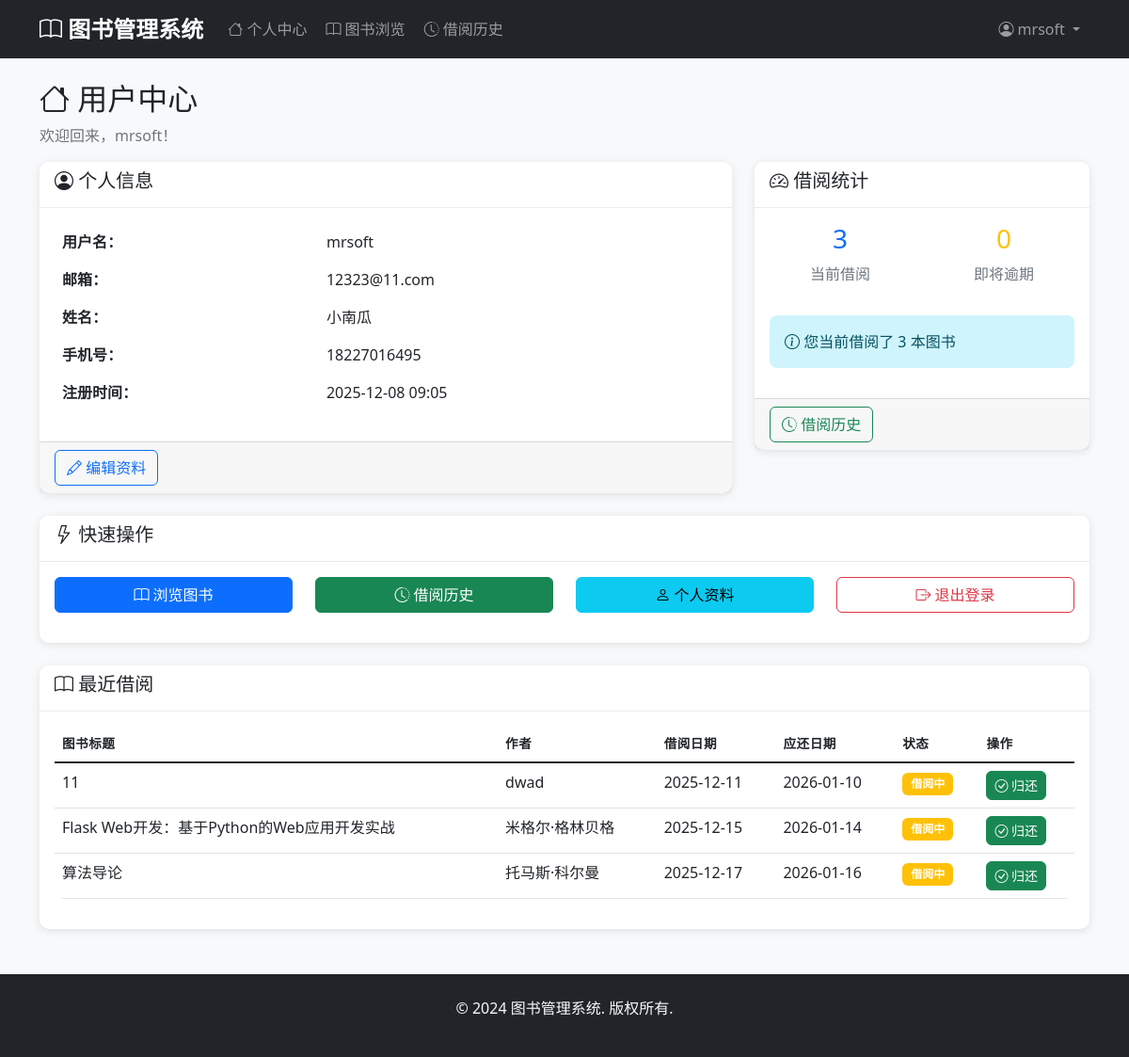
The app's page /user/dashboard (signed in) with its own data.
### models.py (models this page shows, shortened)
class User(db.Model, UserMixin):
    __tablename__ = 'users'
    id = db.Column(db.Integer, primary_key=True)
    username = db.Column(db.String(80), unique=True, nullable=False)
    email = db.Column(db.String(120), unique=True, nullable=False)
    password_hash = db.Column(db.String(128), nullable=False)
    full_name = db.Column(db.String(100), nullable=False)
    phone = db.Column(db.String(20))
    address = db.Column(db.Text)
    created_at = db.Column(db.DateTime, default=datetime.utcnow)
    borrow_records = db.relationship('BorrowRecord', backref='user', lazy=True)

class BorrowRecord(db.Model):
    __tablename__ = 'borrow_records'
    id = db.Column(db.Integer, primary_key=True)
    user_id = db.Column(db.Integer, db.ForeignKey('users.id'), nullable=False)
    book_id = db.Column(db.Integer, db.ForeignKey('books.id'), nullable=False)
    borrow_date = db.Column(db.DateTime, default=datetime.utcnow)
    due_date = db.Column(db.DateTime, nullable=False)
    return_date = db.Column(db.DateTime)
    status = db.Column(db.String(20), default='borrowed')  # borrowed, returned, overdue
    created_at = db.Column(db.DateTime, default=datetime.utcnow)
    def is_overdue(self):
        if self.return_date:
            return False
        return datetime.utcnow() > self.due_date

class Book(db.Model):
    __tablename__ = 'books'
    id = db.Column(db.Integer, primary_key=True)
    title = db.Column(db.String(200), nullable=False)
    author = db.Column(db.String(100), nullable=False)
    isbn = db.Column(db.String(20), unique=True, nullable=False)
    publisher = db.Column(db.String(100))
    publication_date = db.Column(db.Date)
    quantity = db.Column(db.Integer, default=1)
    available_quantity = db.Column(db.Integer, default=1)
    description = db.Column(db.Text)
    category_id = db.Column(db.Integer, db.ForeignKey('categories.id'), nullable=False)
    created_at = db.Column(db.DateTime, default=datetime.utcnow)
    updated_at = db.Column(db.DateTime, default=datetime.utcnow, onupdate=datetime.utcnow)
    borrow_records = db.relationship('BorrowRecord', backref='book', lazy=True)

### app.py (the view)
@app.route('/user/dashboard')
@login_required
def user_dashboard():
    if current_user.__class__.__name__ == 'Admin':
        flash('您是管理员，已跳转到管理员页面', 'info')
        return redirect(url_for('admin_dashboard'))
    user_borrows = BorrowRecord.query.filter_by(user_id=current_user.id, status='borrowed').limit(5).all()
    overdue_records = BorrowRecord.query.filter_by(user_id=current_user.id, status='borrowed').filter(BorrowRecord.due_date < datetime.utcnow()).count()
    total_borrows = BorrowRecord.query.filter_by(user_id=current_user.id, status='borrowed').count()
    return render_template('user/dashboard.html',
                         user_borrows=user_borrows,
                         overdue_count=overdue_records,
                         total_borrows=total_borrows)

### app.py (called while the page is built)
@login_manager.user_loader
def load_user(user_id):
    try:
        user_id = int(user_id)
        admin = Admin.query.get(user_id)
        if admin:
            return admin
        user = User.query.get(user_id)
        return user
    except (ValueError, TypeError):
        return None

### templates/user/dashboard.html (shortened to what this page needs)
{% extends "base.html" %}
{% block content %}
<div class="row">
    <div class="col-12">
        <h2><i class="bi bi-house"></i> 用户中心</h2>
        <p class="text-muted">欢迎回来，{{ current_user.username }}！</p>
    </div>
</div>
<div class="row mb-4">
    <div class="col-md-8">
        <div class="card">
            <div class="card-header">
                <h5><i class="bi bi-person-circle"></i> 个人信息</h5>
            </div>
            <div class="card-body">
                <table class="table table-borderless">
                    <tbody>
                        <tr>
                            <td><strong>用户名：</strong></td>
                            <td>{{ current_user.username }}</td>
                        </tr>
                        <tr>
                            <td><strong>邮箱：</strong></td>
                            <td>{{ current_user.email }}</td>
                        </tr>
                        {% if current_user.full_name %}
                        <tr>
                            <td><strong>姓名：</strong></td>
                            <td>{{ current_user.full_name }}</td>
                        </tr>
                        {% endif %}
                        {% if current_user.phone %}
                        <tr>
                            <td><strong>手机号：</strong></td>
                            <td>{{ current_user.phone }}</td>
                        </tr>
                        {% endif %}
                        <tr>
                            <td><strong>注册时间：</strong></td>
                            <td>{{ current_user.created_at.strftime('%Y-%m-%d %H:%M') }}</td>
                        </tr>
                    </tbody>
                </table>
            </div>
            <div class="card-footer">
                <a href="{{ url_for('user_profile') }}" class="btn btn-outline-primary">
                    <i class="bi bi-pencil"></i> 编辑资料
                </a>
            </div>
        </div>
    </div>
    <div class="col-md-4">
        <div class="card">
            <div class="card-header">
                <h5><i class="bi bi-speedometer2"></i> 借阅统计</h5>
            </div>
            <div class="card-body">
                <div class="row text-center">
                    <div class="col-md-6">
                        <h3 class="text-primary">{{ total_borrows }}</h3>
                        <p class="text-muted">当前借阅</p>
                    </div>
                    <div class="col-md-6">
                        <h3 class="text-warning">{{ overdue_count }}</h3>
                        <p class="text-muted">即将逾期</p>
                    </div>
                </div>
                {% if total_borrows > 0 %}
                <div class="alert alert-info mt-3">
                    <i class="bi bi-info-circle"></i>
                    您当前借阅了 {{ total_borrows }} 本图书
                </div>
                {% endif %}
            </div>
            <div class="card-footer">
                <a href="{{ url_for('borrow_history') }}" class="btn btn-outline-success">
                    <i class="bi bi-clock-history"></i> 借阅历史
                </a>
            </div>
        </div>
    </div>
</div>
<div class="row">
    <div class="col-12">
        <div class="card">
            <div class="card-header">
                <h5><i class="bi bi-lightning"></i> 快速操作</h5>
            </div>
            <div class="card-body">
                <div class="row">
                    <div class="col-md-3 mb-3">
                        <a href="{{ url_for('browse_books') }}" class="btn btn-primary w-100">
                            <i class="bi bi-book"></i> 浏览图书
                        </a>
                    </div>
                    <div class="col-md-3 mb-3">
                        <a href="{{ url_for('borrow_history') }}" class="btn btn-success w-100">
                            <i class="bi bi-clock-history"></i> 借阅历史
                        </a>
                    </div>
                    <div class="col-md-3 mb-3">
                        <a href="{{ url_for('user_profile') }}" class="btn btn-info w-100">
                            <i class="bi bi-person"></i> 个人资料
                        </a>
                    </div>
                    <div class="col-md-3 mb-3">
                        <a href="{{ url_for('logout') }}" class="btn btn-outline-danger w-100">
                            <i class="bi bi-box-arrow-right"></i> 退出登录
                        </a>
                    </div>
                </div>
            </div>
        </div>
    </div>
</div>
{% if user_borrows %}
<div class="row mt-4">
    <div class="col-12">
        <div class="card">
            <div class="card-header">
                <h5><i class="bi bi-book"></i> 最近借阅</h5>
            </div>
            <div class="card-body">
                <div class="table-responsive">
                    <table class="table table-hover">
                        <thead>
                            <tr>
                                <th>图书标题</th>
                                <th>作者</th>
                                <th>借阅日期</th>
                                <th>应还日期</th>
                                <th>状态</th>
                                <th>操作</th>
                            </tr>
                        </thead>
                        <tbody>
                            {% for record in user_borrows %}
                            <tr>
                                <td>{{ record.book.title }}</td>
                                <td>{{ record.book.author }}</td>
                                <td>{{ record.borrow_date.strftime('%Y-%m-%d') }}</td>
                                <td>{{ record.due_date.strftime('%Y-%m-%d') }}</td>
                                <td>
                                    {% if record.status == 'borrowed' %}
                                        {% if record.is_overdue() %}
                                            <span class="badge bg-danger">已逾期</span>
                                        {% else %}
                                            <span class="badge bg-warning">借阅中</span>
                                        {% endif %}
                                    {% elif record.status == 'returned' %}
                                        <span class="badge bg-success">已归还</span>
                                    {% endif %}
                                </td>
                                <td>
                                    {% if record.status == 'borrowed' %}
                                        <a href="{{ url_for('return_book', record_id=record.id) }}"
                                           class="btn btn-sm btn-success"
                                           onclick="return confirm('确定要归还《{{ record.book.title }}》吗？')">
                                            <i class="bi bi-check-circle"></i> 归还
                                        </a>
                                    {% endif %}
                                </td>
                            </tr>
                            {% endfor %}
                        </tbody>
                    </table>
                </div>
            </div>
        </div>
    </div>
</div>
{% endif %}
{% endblock %}

### templates/base.html (shortened to what this page needs)
<!DOCTYPE html>
<html lang="zh-CN">
<head>
    <link href="https://cdn.jsdelivr.net/npm/bootstrap@5.1.3/dist/css/bootstrap.min.css" rel="stylesheet">
    <link href="https://cdn.jsdelivr.net/npm/bootstrap-icons@1.7.2/font/bootstrap-icons.css" rel="stylesheet">
    <link href="{{ url_for('static', filename='css/style.css') }}" rel="stylesheet">
</head>
<body>
    <nav class="navbar navbar-expand-lg navbar-dark bg-dark">
        <div class="container">
            <a class="navbar-brand" href="{{ url_for('index') }}">
                <i class="bi bi-book"></i> 图书管理系统
            </a>
            <div class="collapse navbar-collapse" id="navbarNav">
                {% if current_user.is_authenticated %}
                    {% if current_user.__class__.__name__ == 'Admin' %}
                        <ul class="navbar-nav me-auto">
                            <li class="nav-item">
                                <a class="nav-link" href="{{ url_for('admin_dashboard') }}">
                                    <i class="bi bi-speedometer2"></i> 仪表板
                                </a>
                            </li>
                            <li class="nav-item dropdown">
                                <a class="nav-link dropdown-toggle" href="#" id="manageDropdown" role="button" data-bs-toggle="dropdown">
                                    <i class="bi bi-gear"></i> 系统管理
                                </a>
                                <ul class="dropdown-menu">
                                    <li><a class="dropdown-item" href="{{ url_for('admin_users') }}">用户管理</a></li>
                                    <li><a class="dropdown-item" href="{{ url_for('admin_books') }}">图书管理</a></li>
                                    <li><a class="dropdown-item" href="{{ url_for('admin_categories') }}">分类管理</a></li>
                                    <li><a class="dropdown-item" href="{{ url_for('admin_borrow_records') }}">借阅记录</a></li>
                                </ul>
                            </li>
                        </ul>
                    {% else %}
                        <ul class="navbar-nav me-auto">
                            <li class="nav-item">
                                <a class="nav-link" href="{{ url_for('user_dashboard') }}">
                                    <i class="bi bi-house"></i> 个人中心
                                </a>
                            </li>
                            <li class="nav-item">
                                <a class="nav-link" href="{{ url_for('browse_books') }}">
                                    <i class="bi bi-book"></i> 图书浏览
                                </a>
                            </li>
                            <li class="nav-item">
                                <a class="nav-link" href="{{ url_for('borrow_history') }}">
                                    <i class="bi bi-clock-history"></i> 借阅历史
                                </a>
                            </li>
                        </ul>
                    {% endif %}
                {% endif %}
                <ul class="navbar-nav">
                    {% if current_user.is_authenticated %}
                        <li class="nav-item dropdown">
                            <a class="nav-link dropdown-toggle" href="#" id="userDropdown" role="button" data-bs-toggle="dropdown">
                                <i class="bi bi-person-circle"></i> {{ current_user.username }}
                            </a>
                        </li>
                    {% endif %}
                </ul>
            </div>
        </div>
    </nav>
    <main class="container mt-4 mb-5">
        {% block content %}{% endblock %}
    </main>
    <footer class="bg-dark text-light py-4 mt-5">
        <div class="container text-center">
            <p>&copy; 2024 图书管理系统. 版权所有.</p>
        </div>
    </footer>
</body>
</html>

### static/css/style.css (style rules this page uses)
body { font-family: 'Segoe UI', Tahoma, Geneva, Verdana, sans-serif; background-color: #f8f9fa; }
.navbar-brand { font-weight: bold; font-size: 1.5rem; }
.navbar-nav .nav-link { border-radius: 5px; margin: 0 2px; transition: all 0.3s ease; }
.card { border: none; border-radius: 10px; box-shadow: 0 2px 10px rgba(0, 0, 0, 0.1); transition: transform 0.2s ease, box-shadow 0.2s ease; }
.card-header { background-color: #fff; border-bottom: 1px solid #e9ecef; border-radius: 10px 10px 0 0 !important; font-weight: 600; }
.btn { border-radius: 6px; font-weight: 500; transition: all 0.3s ease; }
.table { border-radius: 10px; overflow: hidden; }
.table thead th { border-top: none; font-weight: 600; text-transform: uppercase; font-size: 0.85rem; letter-spacing: 0.5px; }
.badge { font-size: 0.75rem; padding: 0.5em 0.75em; border-radius: 6px; }
.alert { border: none; border-radius: 8px; font-weight: 500; }
.card, .alert { animation: fadeIn 0.5s ease-out; }
footer { margin-top: auto; }

### records on screen
User: username "mrsoft", email "12323@11.com", full_name "小南瓜", phone "18227016495", created_at "2025-12-08 09:05"
BorrowRecord: book "11", book.author "dwad", borrow_date "2025-12-11", due_date "2026-01-10", status "借阅中"
BorrowRecord: book "Flask Web开发：基于Python的Web应用开发实战", book.author "米格尔·格林贝格", borrow_date "2025-12-15", due_date "2026-01-14", status "借阅中"
BorrowRecord: book "算法导论", book.author "托马斯·科尔曼", borrow_date "2025-12-17", due_date "2026-01-16", status "借阅中"

### other values on screen
{{ total_borrows }} "3"
{{ overdue_count }} "0"
